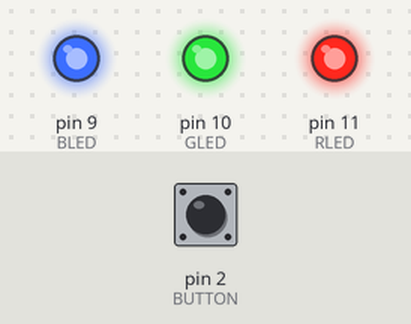
This sketch was run on a simulated Arduino Uno, built with avr-gcc and run on an emulated ATmega328P. Parts: output pins drawn as LEDs (lit = HIGH). The inputs (shaded band) are chosen by the test bench; at power-on: pin 2 (BUTTON) LOW.

Above: at 1.2 s.
1.3 s: pin 2 (BUTTON) pulled HIGH for 0.15 s
At 2.4 s:
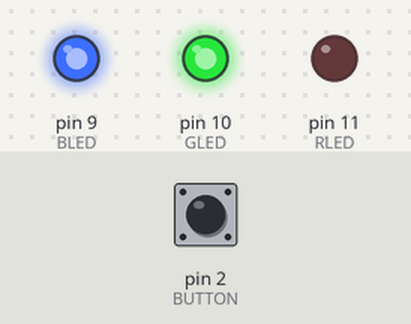
2.9 s: pin 2 (BUTTON) pulled HIGH for 1 s
At 3.6 s:
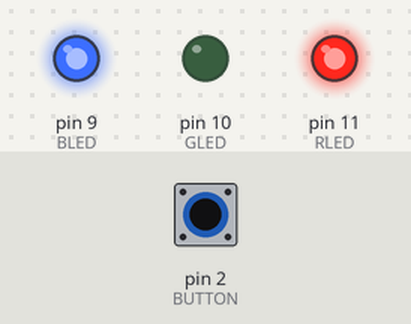
5.4 s: pin 2 (BUTTON) pulled HIGH for 0.15 s
At 6.6 s:
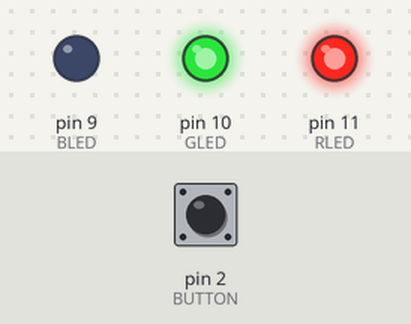
7.0 s: pin 2 (BUTTON) pulled HIGH for 3.2 s
At 7.9 s:
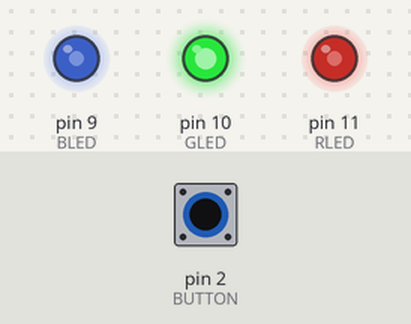
11.7 s: pin 2 (BUTTON) pulled HIGH for 0.15 s
At 12.7 s:
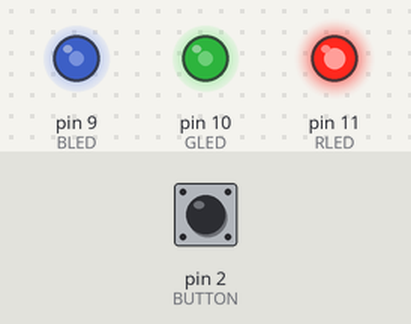
13.3 s: pin 2 (BUTTON) pulled HIGH for 1 s
At 13.9 s:
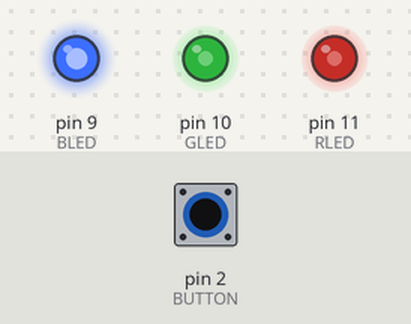
Timing chart, 0 to 16.3 s (numbered marks = the images above; inputs shaded):
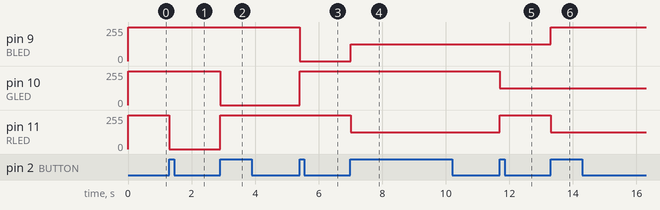

The sketch:

Listing2_6_ino.ino
```cpp
const int BLED = 9;
const int GLED = 10;
const int RLED = 11;
const int BUTTON =2;

boolean lastButton = LOW;
boolean currentButton = LOW;
int ledMode = 0;

void setup()
{
  pinMode (BLED, OUTPUT);
  pinMode (GLED, OUTPUT);
  pinMode (RLED, OUTPUT);
  pinMode (BUTTON, INPUT);
}

boolean debounce (boolean last)
{
  boolean current = digitalRead(BUTTON);
  if (last != current)
  {
    delay(5);
    current = digitalRead(BUTTON);
  }
  return current;
}

void setMode(int mode)
{
  //RED
  if (mode == 1)
  {
    digitalWrite(RLED, LOW);
    digitalWrite(GLED, HIGH);
    digitalWrite(BLED, HIGH);
  }
  //GREEN
  else if (mode == 2)
  {
    digitalWrite(RLED, HIGH);
    digitalWrite(GLED, LOW);
    digitalWrite(BLED, HIGH);
  }
  //BLUE
  else if (mode == 3)
  {
    digitalWrite(RLED, HIGH);
    digitalWrite(GLED, HIGH);
    digitalWrite(BLED, LOW);
  }
  //PURPLE(RED + BLUE)
  else if (mode == 4)
  {
    analogWrite(RLED, 127);
    analogWrite(GLED, 255);
    analogWrite(BLED, 127);
  }
  //TEAL(BLUE + GREEN)
  else if (mode == 5)
  {
    analogWrite(RLED, 255);
    analogWrite(GLED, 127);
    analogWrite(BLED, 127);
  }
  //ORANGE(RED + Green)
  else if (mode == 6)
  {
    analogWrite(RLED, 127);
    analogWrite(GLED, 127);
    analogWrite(BLED, 255);
  }
  //WHITE(RED + BLUE + GREEN)
  else if (mode == 7)
  {
    analogWrite(RLED, 170);
    analogWrite(GLED, 170);
    analogWrite(BLED, 170);
  }
  //OFF (mode =0)
  else
  {
    digitalWrite(RLED, HIGH);
    digitalWrite(GLED, HIGH);
    digitalWrite(BLED, HIGH);
  }
}

void loop()
{
  currentButton = debounce(lastButton);
  if (lastButton == LOW && currentButton ==HIGH)
  {
    ledMode++;
  }
  lastButton = currentButton;

  if (ledMode ==8) ledMode =0;
  setMode(ledMode);
}
```

Measured:
- after the input at 1.3 s, pin 11 (RLED): 255/255 → 0/255 at once
- after the input at 2.9 s, pin 10 (GLED): 255/255 → 0/255 at once; pin 11 (RLED): 0/255 → 255/255 at once
- after the input at 5.4 s, pin 9 (BLED): 255/255 → 0/255 at once; pin 10 (GLED): 0/255 → 255/255 at once
- after the input at 7.0 s, pin 9 (BLED): 0/255 → 127/255 at once; pin 11 (RLED): 255/255 → 127/255 at once
- after the input at 11.7 s, pin 10 (GLED): 255/255 → 127/255 at once; pin 11 (RLED): 127/255 → 255/255 at once
- after the input at 13.3 s, pin 9 (BLED): 127/255 → 255/255 at once; pin 11 (RLED): 255/255 → 127/255 at once
